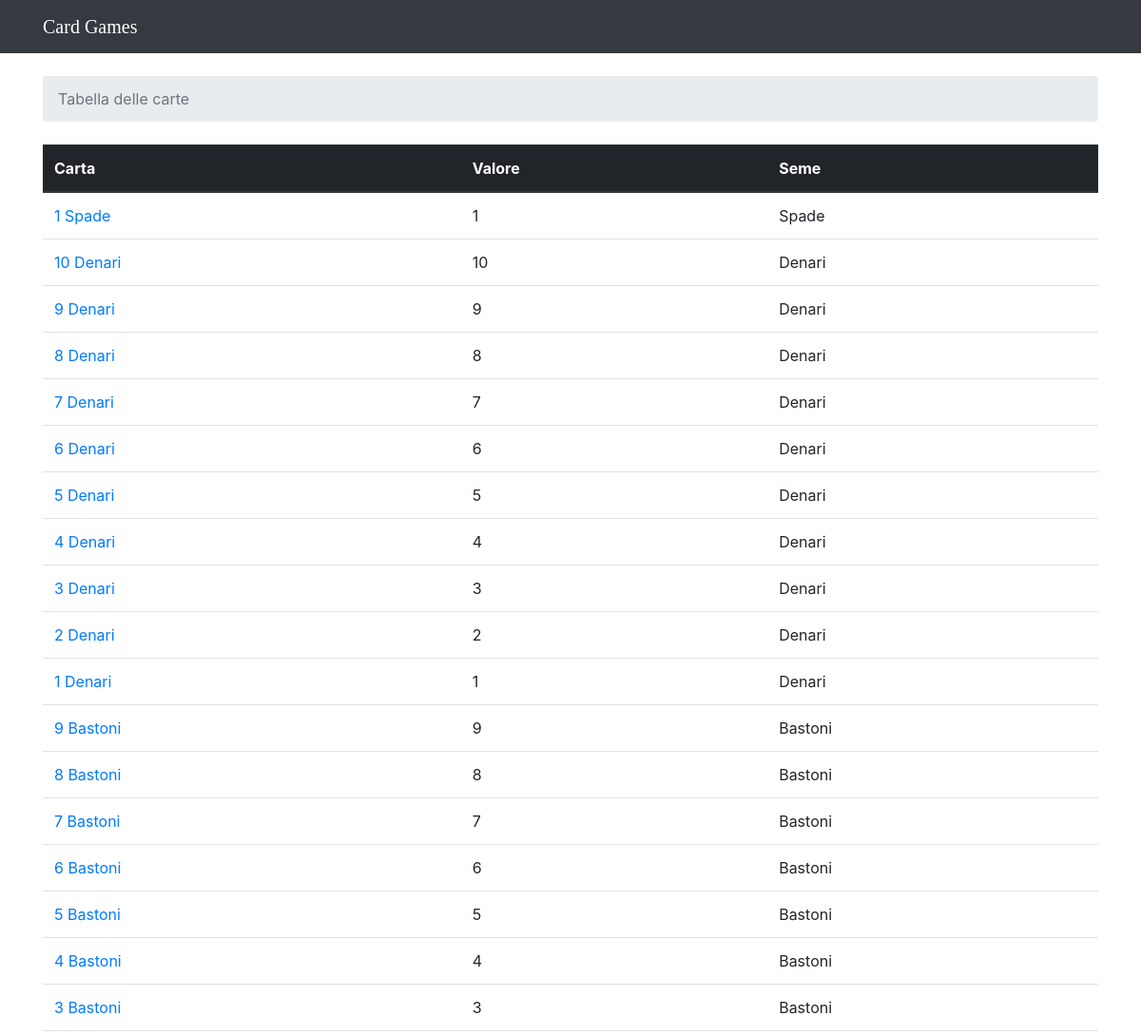
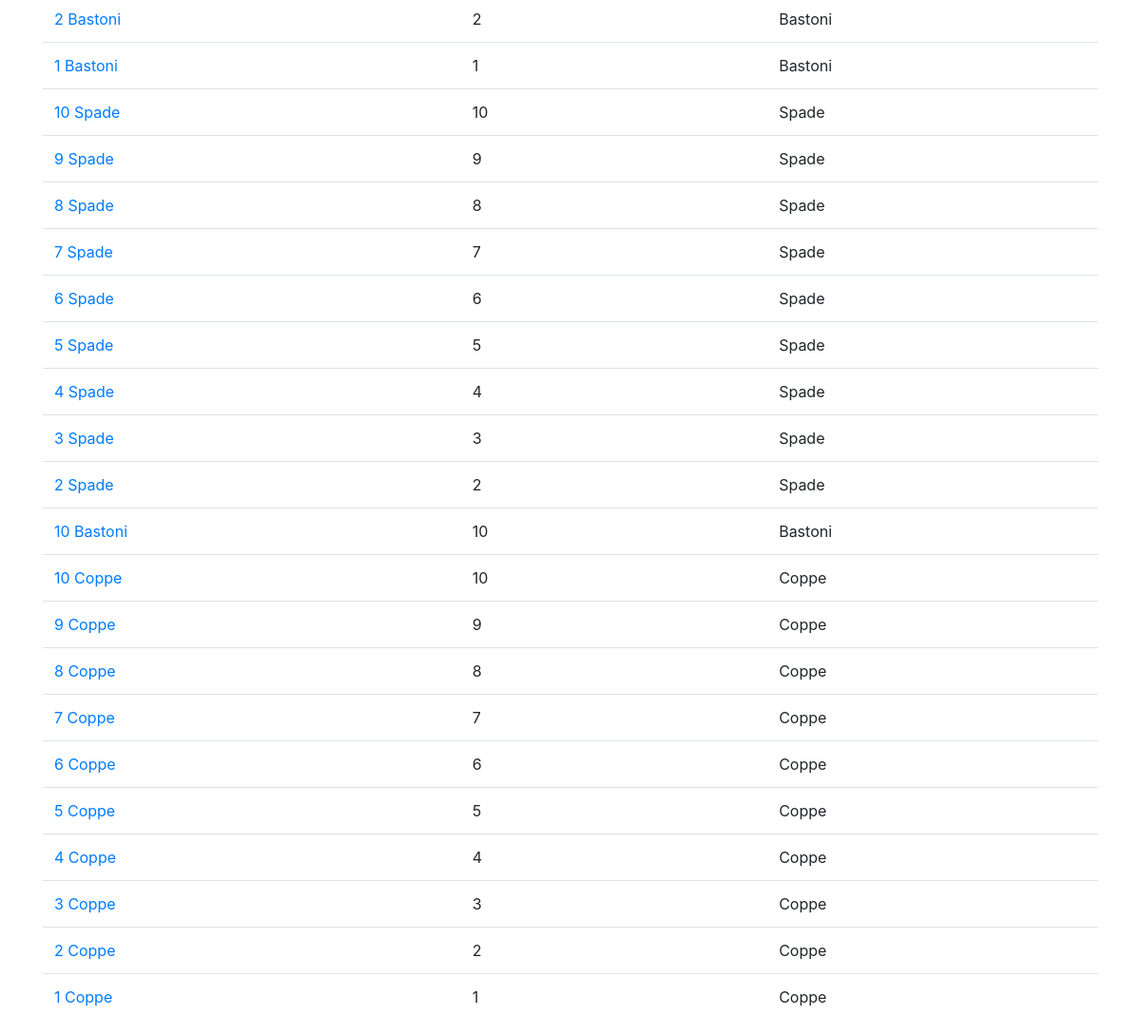
The page / on the database its author committed (2 pictures, top to bottom).
### setteMezzo/models.py (models this page shows)
class Carta(models.Model):
    value = models.IntegerField("Valore")
    tipo = models.ForeignKey(seme, on_delete = models.CASCADE, related_name='carta')
    def __str__(self):
        return "%s %s" %(self.value, self.tipo)

class seme(models.Model):
    value = models.IntegerField("Valore")
    colore = models.CharField(max_length=50)
    def __str__(self):
        return self.colore

### setteMezzo/views.py (the view)
# urls.py: 2. Add a URL to urlpatterns:  path('', views.home, name='home')
def home(request):
    carte = Carta.objects.all()
    return render(request, 'home.html', {'carte': carte})

### templates/home.html
{% extends 'base.html' %}
{% load static %}
    {% block breadcrumb %}
        <li class="breadcrumb-item active">Tabella delle carte</li>
    {% endblock %}
    {% block content %}
        <table class="table">
            <thead class="thead-dark">
                <tr>
                    <th> Carta </th>
                    <th> Valore </th>
                    <th> Seme </th>
                </tr>
            </thead>
            {% for carta in carte %}
                <tr>
                    <td> <a href = "{% url 'carta' carta.pk %}"> {{ carta }} </a> </td>
                    <td> {{ carta.value }} </td>
                    <td> {{ carta.tipo }} </td>
                </tr>
            {% endfor %}
        </table>
    {% endblock content %}

### rows shown on the page
Carta: value+tipo "1 Spade", value "1", tipo "Spade"
Carta: value+tipo "10 Denari", value "10", tipo "Denari"
Carta: value+tipo "9 Denari", value "9", tipo "Denari"
Carta: value+tipo "8 Denari", value "8", tipo "Denari"
Carta: value+tipo "7 Denari", value "7", tipo "Denari"
Carta: value+tipo "6 Denari", value "6", tipo "Denari"
Carta: value+tipo "5 Denari", value "5", tipo "Denari"
Carta: value+tipo "4 Denari", value "4", tipo "Denari"
Carta: value+tipo "3 Denari", value "3", tipo "Denari"
Carta: value+tipo "2 Denari", value "2", tipo "Denari"
Carta: value+tipo "1 Denari", value "1", tipo "Denari"
Carta: value+tipo "9 Bastoni", value "9", tipo "Bastoni"
Carta: value+tipo "8 Bastoni", value "8", tipo "Bastoni"
Carta: value+tipo "7 Bastoni", value "7", tipo "Bastoni"
Carta: value+tipo "6 Bastoni", value "6", tipo "Bastoni"
Carta: value+tipo "5 Bastoni", value "5", tipo "Bastoni"
Carta: value+tipo "4 Bastoni", value "4", tipo "Bastoni"
Carta: value+tipo "3 Bastoni", value "3", tipo "Bastoni"
Carta: value+tipo "2 Bastoni", value "2", tipo "Bastoni"
Carta: value+tipo "1 Bastoni", value "1", tipo "Bastoni"
Carta: value+tipo "10 Spade", value "10", tipo "Spade"
Carta: value+tipo "9 Spade", value "9", tipo "Spade"
Carta: value+tipo "8 Spade", value "8", tipo "Spade"
Carta: value+tipo "7 Spade", value "7", tipo "Spade"
Carta: value+tipo "6 Spade", value "6", tipo "Spade"
Carta: value+tipo "5 Spade", value "5", tipo "Spade"
Carta: value+tipo "4 Spade", value "4", tipo "Spade"
Carta: value+tipo "3 Spade", value "3", tipo "Spade"
Carta: value+tipo "2 Spade", value "2", tipo "Spade"
Carta: value+tipo "10 Bastoni", value "10", tipo "Bastoni"
Carta: value+tipo "10 Coppe", value "10", tipo "Coppe"
Carta: value+tipo "9 Coppe", value "9", tipo "Coppe"
Carta: value+tipo "8 Coppe", value "8", tipo "Coppe"
Carta: value+tipo "7 Coppe", value "7", tipo "Coppe"
Carta: value+tipo "6 Coppe", value "6", tipo "Coppe"
Carta: value+tipo "5 Coppe", value "5", tipo "Coppe"
Carta: value+tipo "4 Coppe", value "4", tipo "Coppe"
Carta: value+tipo "3 Coppe", value "3", tipo "Coppe"
Carta: value+tipo "2 Coppe", value "2", tipo "Coppe"
Carta: value+tipo "1 Coppe", value "1", tipo "Coppe"
